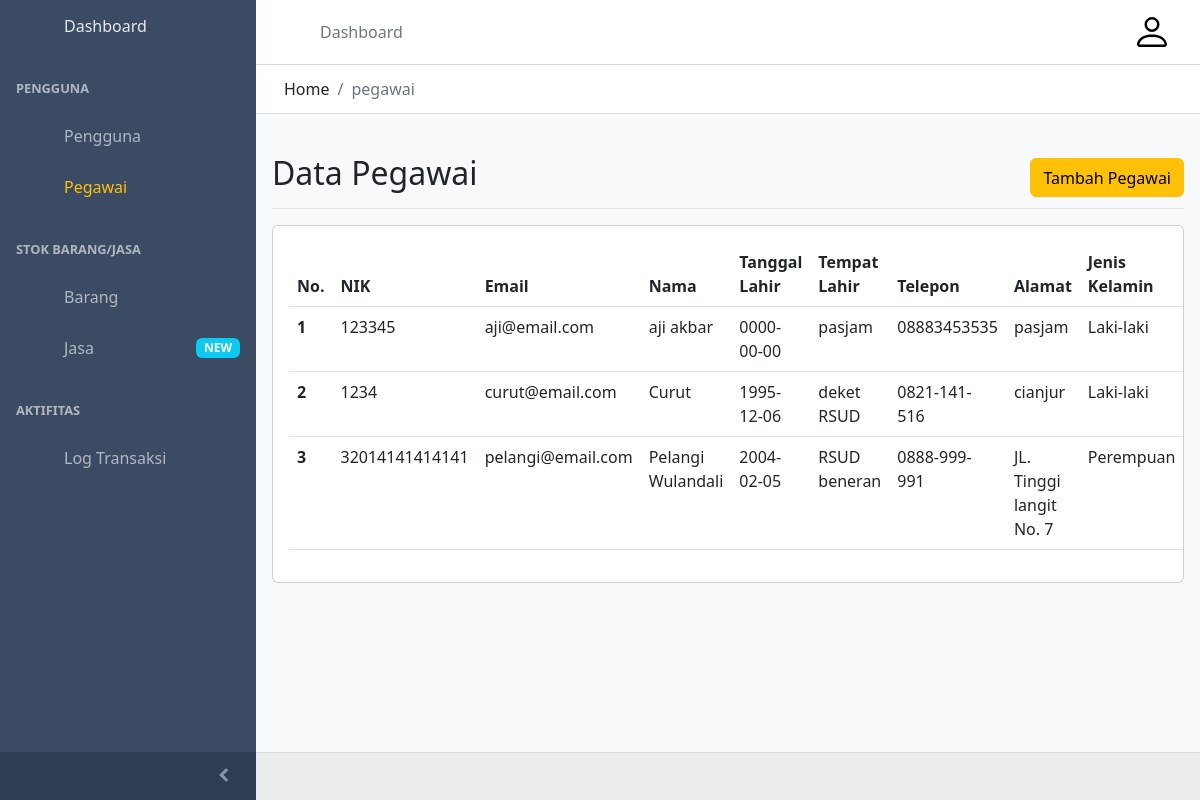
Page /dashboard/index.php?hal=pegawai on the committed database.
### tables this page shows
CREATE TABLE `tblpegawai` (
  `idpegawai` int(11) NOT NULL,
  `nik` varchar(20) DEFAULT NULL,
  `nama` varchar(25) DEFAULT NULL,
  `email` varchar(30) DEFAULT NULL,
  `tgllahir` date DEFAULT NULL,
  `tempatlahir` varchar(50) DEFAULT NULL,
  `telepon` varchar(15) DEFAULT NULL,
  `alamat` varchar(50) DEFAULT NULL,
  `foto` text DEFAULT NULL,
  `JK` enum('L','P') DEFAULT NULL
);

### dashboard/pegawai/index.php (the view, shortened to what this page needs)
<?php
    include("../connectdb/connect.php");
    $sql = "select * from tblpegawai";
    $result = $conn->query($sql);
?>
<div class="d-flex justify-content-between flex-wrap flex-md-nowrap align-items-center pt-3 pb-2 mb-3 border-bottom">
        <h1 class="h2">Data Pegawai</h1>
        <div class="btn-toolbar mb-2 mb-md-0">
        <form action="index.php">
            <button type="submit" class="btn btn-warning">
            Tambah Pegawai
          </button>
        </div>
      </div>
      <div class="card">
        <div class="card-body table-responsive-lg overflow-auto">
            <table class="table table-hover">
                <thead class="thead-dark">
                    <tr>
                    <th scope="col" width=15 class="text-center">No.</th>
                    <th scope="col">NIK</th>
                    <th scope="col">Email</th>
                    <th scope="col">Nama</th>
                    <th scope="col">Tanggal Lahir</th>
                    <th scope="col">Tempat Lahir</th>
                    <th scope="col">Telepon</th>
                    <th scope="col">Alamat</th>
                    <th scope="col">Jenis Kelamin</th>
                    </tr>
                </thead>
                <tbody>
        <?php
            if ($result->num_rows > 0) {
                $nmr=1;
                    while($row = $result->fetch_assoc()) {
        ?>
                    <tr>
                    <th scope="row"><?=$nmr; ?></th>
                    <td>
                        <?=$row['nik']; ?>
                    </td>
                    <td>
                        <?=$row['email']; ?>
                    </td>
                    <td>
                        <?=$row['nama']; ?>
                    </td>
                    <td>
                        <?=$row['tgllahir']; ?>
                    </td>
                    <td>
                        <?=$row['tempatlahir']; ?>
                    </td>
                    <td>
                        <?=$row['telepon']; ?>
                    </td>
                    <td>
                        <?=$row['alamat']; ?>
                    </td>
                    <td>
                        <?=$row['JK'] == 'L'? 'Laki-laki' : 'Perempuan'; ?>
                    </td>
                    </tr>
                    <?php
                        $nmr++;
                            }
                        }else{
                            echo "0 results";
                        }
                    ?>
                </tbody>
                </table>
        </div>
      </div>

### rows in the picture
tblpegawai: nik "123345", email "aji@email.com", nama "aji akbar", tgllahir "0000-00-00", tempatlahir "pasjam", telepon "08883453535", alamat "pasjam", JK "Laki-laki"
tblpegawai: nik "1234", email "curut@email.com", nama "Curut", tgllahir "1995-12-06", tempatlahir "deket RSUD", telepon "0821-141-516", alamat "cianjur", JK "Laki-laki"
tblpegawai: nik "32014141414141", email "pelangi@email.com", nama "Pelangi Wulandali", tgllahir "2004-02-05", tempatlahir "RSUD beneran", telepon "0888-999-991", alamat "JL. Tinggi langit No. 7", JK "Perempuan"

### other values in the picture
$halaman "pegawai"
